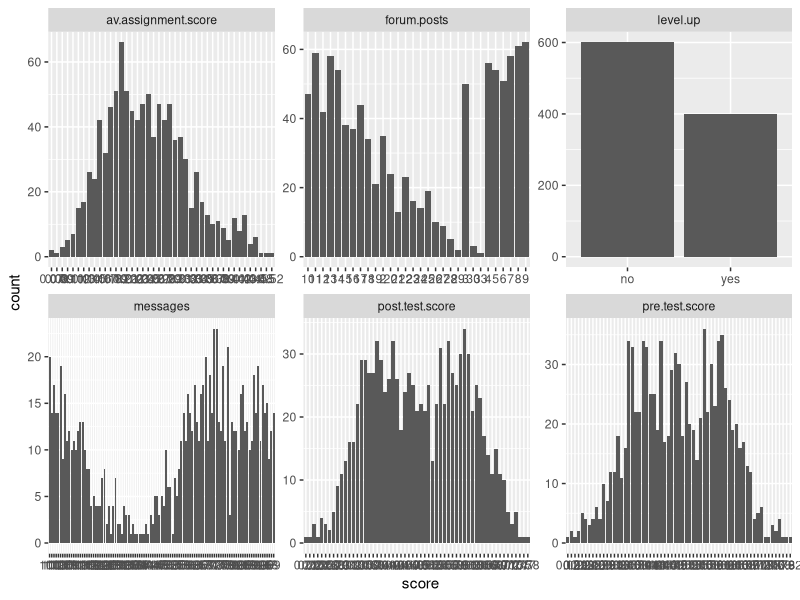

Reproduce this figure in R. (Note: this script raises an error after producing the figure.)
## ---- chunk 1
data<-read.csv("online.data.csv",header = TRUE)

## ---- chunk 2
library(ggplot2)
library(tidyr)
library(dplyr)
data2<-gather(data,"measure","score",2:7)
ggplot(data2,aes(score)) +facet_wrap(~measure,scales = "free")+geom_histogram(stat = "count")

#Start by creating histograms of the distributions for all variables (#HINT: look up "facet" in the ggplot documentation)

#Then visualize the relationships between variables
pairs(data)
#Try to capture an intution about the data and the relationships


## ---- chunk 3
#Create a classification tree that predicts whether a student "levels up" in the online course using three variables of your choice (As we did last time, set all controls to their minimums)
library(rpart)
rp <- rpart(as.factor(level.up) ~ forum.posts + pre.test.score + av.assignment.score + messages, method = "class", data = data)

#Plot and generate a CP table for your tree 
printcp(rp)
post(rp, file = "tree.ps", title = "levels up")
#Generate a probability value that represents the probability that a student levels up based your classification tree 

#According to the classification tree, average assignment socre>=0.255 and message>=77.5 represent the possibility of the level up of a student.


data$pred <- predict(rp, type = "prob")[,2]#Last class we used type = "class" which predicted the classification for us, this time we are using type = "prob" to see the probability that our classififcation is based on.
## ---- chunk 4
library(pROC)
library(ROCR)

#Plot the curve
data$level.up<-ifelse(data$level.up=="yes",1,0)
roc(data$level.up,data$pred,plot=TRUE,legacy.axes=TRUE,print.auc=TRUE)

#Calculate the Area Under the Curve
#According to above output, the area under the curve is 1.


#Now repeat this process, but using the variables you did not use for the previous model and compare the plots & results of your two models. Which one do you think was the better model? Why?

pred.detail2 <- prediction(data$forum.posts, data$level.up)
plot(performance(pred.detail2, "tpr", "fpr"))
abline(0, 1, lty = 2)
unlist(slot(performance(pred.detail2,"auc"), "y.values"))

#The first model is better than the second model. Because the auc value of the first model is larger than the second one.The first model with auc of value 0.955, which means the true postive rate is 100%. But the second model has the auc value of 64.4%.
## ---- chunk 5
#Look at the ROC plot for your first model. Based on this plot choose a probability threshold that balances capturing the most correct predictions against false positives. Then generate a new variable in your data set that classifies each student according to your chosen threshold.

data$threshold.pred1 <- ifelse(data$pred >= 0.7, 1, 0)


#Now generate three diagnostics:

data$accuracy.model1 <-mean(ifelse(data$level.up == data$threshold.pred1, 1, 0))

data$TP <- ifelse(data$level.up == 1 & data$threshold.pred1 == 1, 1, 0)
data$FP <- ifelse(data$level.up == 0 & data$threshold.pred1 == 1, 1,0)
data$FN <- ifelse(data$level.up == 0 & data$threshold.pred1 == 0, 1,0)
data$TN <- ifelse(data$level.up == 1 & data$threshold.pred1 == 0, 1,0)
data$precision.model1 <- sum(data$TP)/(sum(data$TP) + sum(data$FP))
data$recall.model1 <- sum(data$TP)/(sum(data$TP)) + sum(data$FN)


#Finally, calculate Kappa for your model according to:

#First generate the table of comparisons
table1 <- table(data$threshold.pred1,data$level.up)

#Convert to matrix
matrix1 <- as.matrix(table1)

#Calculate kappa
kappa(matrix1, exact = TRUE)/kappa(matrix1)

#Now choose a different threshold value and repeat these diagnostics. What conclusions can you draw about your two thresholds?

data$threshold.pred2 <- ifelse(data$pred >= 0.8, 1, 0)

data$TP2 <- ifelse(data$level.up == 1 & data$threshold.pred2 == 1, 1, 0)
data$FP2 <- ifelse(data$level.up == 0 & data$threshold.pred2 == 1, 1,0)
data$FN2 <- ifelse(data$level.up == 0 & data$threshold.pred2 == 0, 1,0)
data$TN2 <- ifelse(data$level.up == 1 & data$threshold.pred2 == 0, 1,0)
data$precision.model2 <- sum(data$TP)/(sum(data$TP) + sum(data$FP))
data$recall.model2 <- sum(data$TP)/(sum(data$TP)) + sum(data$FN)

#Finally, calculate Kappa for your model according to:
#First generate the table of comparisons
table2 <- table(data$level.up, data$threshold.pred2)

#Convert to matrix
matrix2 <- as.matrix(table2)

#Calculate kappa
kappa(matrix2, exact = TRUE)/kappa(matrix2)

#The second threshold have a slightly higher value of kappa than the first one. So the first threshold is better.
